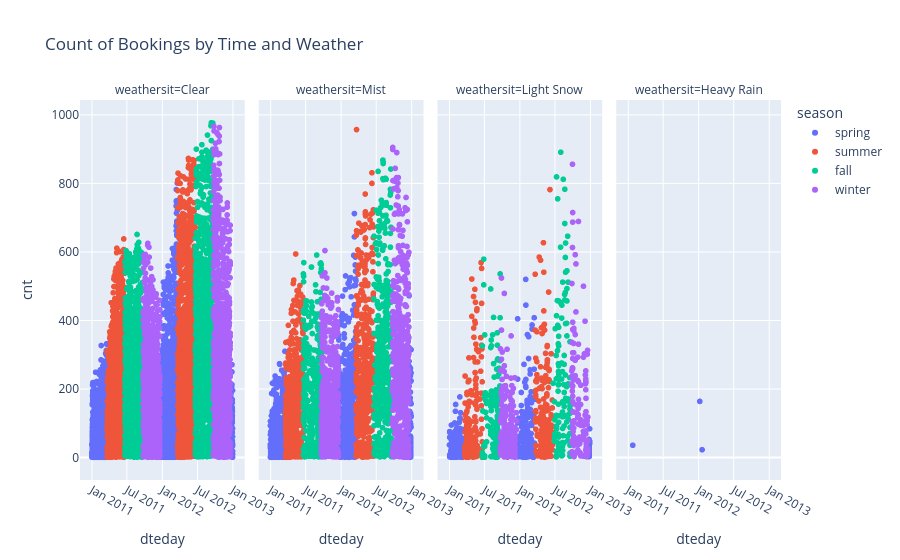

Notebook code for this chart:
### Code cell
import plotly.express as px

# Create separate columns of plots for each weather situation
fig = px.scatter(
    rb, 
    x='dteday', 
    y='cnt', 
    color='season', 
    facet_col='weathersit',  # Creates a separate subplot for each weather type (Clear, Mist, Rain, etc.)
    title='Count of Bookings by Time and Weather'
)

fig.show()

### Figure 1 — Plotly figure (JSON) as saved in the notebook; plotly's stock layout.template omitted (floating-point values rounded to 4 significant figures; data arrays with more than 128 entries replaced by an {"elided": "..."} marker saying what was removed)
{"data": [{"hovertemplate": "season=spring<br>weathersit=Clear<br>dteday=%{x}<br>cnt=%{y}<extra></extra>", "legendgroup": "spring", "marker": {"color": "#636efa", "symbol": "circle"}, "mode": "markers", "name": "spring", "showlegend": true, "type": "scattergl", "x": {"elided": "2652 str values"}, "xaxis": "x", "y": {"elided": "2652 int values"}, "yaxis": "y"}, {"hovertemplate": "season=spring<br>weathersit=Mist<br>dteday=%{x}<br>cnt=%{y}<extra></extra>", "legendgroup": "spring", "marker": {"color": "#636efa", "symbol": "circle"}, "mode": "markers", "name": "spring", "showlegend": false, "type": "scattergl", "x": {"elided": "1183 str values"}, "xaxis": "x2", "y": {"elided": "1183 int values"}, "yaxis": "y2"}, {"hovertemplate": "season=spring<br>weathersit=Light Snow<br>dteday=%{x}<br>cnt=%{y}<extra></extra>", "legendgroup": "spring", "marker": {"color": "#636efa", "symbol": "circle"}, "mode": "markers", "name": "spring", "showlegend": false, "type": "scattergl", "x": {"elided": "364 str values"}, "xaxis": "x3", "y": {"elided": "364 int values"}, "yaxis": "y3"}, {"hovertemplate": "season=spring<br>weathersit=Heavy Rain<br>dteday=%{x}<br>cnt=%{y}<extra></extra>", "legendgroup": "spring", "marker": {"color": "#636efa", "symbol": "circle"}, "mode": "markers", "name": "spring", "showlegend": false, "type": "scattergl", "x": ["2011-01-26T00:00:00.000000", "2012-01-09T00:00:00.000000", "2012-01-21T00:00:00.000000"], "xaxis": "x4", "y": [36, 164, 23], "yaxis": "y4"}, {"hovertemplate": "season=summer<br>weathersit=Clear<br>dteday=%{x}<br>cnt=%{y}<extra></extra>", "legendgroup": "summer", "marker": {"color": "#EF553B", "symbol": "circle"}, "mode": "markers", "name": "summer", "showlegend": true, "type": "scattergl", "x": {"elided": "2859 str values"}, "xaxis": "x", "y": {"elided": "2859 int values"}, "yaxis": "y"}, {"hovertemplate": "season=summer<br>weathersit=Mist<br>dteday=%{x}<br>cnt=%{y}<extra></extra>", "legendgroup": "summer", "marker": {"color": "#EF553B", "symbol": "circle"}, "mode": "markers", "name": "summer", "showlegend": false, "type": "scattergl", "x": {"elided": "1144 str values"}, "xaxis": "x2", "y": {"elided": "1144 int values"}, "yaxis": "y2"}, {"hovertemplate": "season=summer<br>weathersit=Light Snow<br>dteday=%{x}<br>cnt=%{y}<extra></extra>", "legendgroup": "summer", "marker": {"color": "#EF553B", "symbol": "circle"}, "mode": "markers", "name": "summer", "showlegend": false, "type": "scattergl", "x": {"elided": "406 str values"}, "xaxis": "x3", "y": {"elided": "406 int values"}, "yaxis": "y3"}, {"hovertemplate": "season=fall<br>weathersit=Clear<br>dteday=%{x}<br>cnt=%{y}<extra></extra>", "legendgroup": "fall", "marker": {"color": "#00cc96", "symbol": "circle"}, "mode": "markers", "name": "fall", "showlegend": true, "type": "scattergl", "x": {"elided": "3280 str values"}, "xaxis": "x", "y": {"elided": "3280 int values"}, "yaxis": "y"}, {"hovertemplate": "season=fall<br>weathersit=Mist<br>dteday=%{x}<br>cnt=%{y}<extra></extra>", "legendgroup": "fall", "marker": {"color": "#00cc96", "symbol": "circle"}, "mode": "markers", "name": "fall", "showlegend": false, "type": "scattergl", "x": {"elided": "947 str values"}, "xaxis": "x2", "y": {"elided": "947 int values"}, "yaxis": "y2"}, {"hovertemplate": "season=fall<br>weathersit=Light Snow<br>dteday=%{x}<br>cnt=%{y}<extra></extra>", "legendgroup": "fall", "marker": {"color": "#00cc96", "symbol": "circle"}, "mode": "markers", "name": "fall", "showlegend": false, "type": "scattergl", "x": {"elided": "269 str values"}, "xaxis": "x3", "y": {"elided": "269 int values"}, "yaxis": "y3"}, {"hovertemplate": "season=winter<br>weathersit=Clear<br>dteday=%{x}<br>cnt=%{y}<extra></extra>", "legendgroup": "winter", "marker": {"color": "#ab63fa", "symbol": "circle"}, "mode": "markers", "name": "winter", "showlegend": true, "type": "scattergl", "x": {"elided": "2609 str values"}, "xaxis": "x", "y": {"elided": "2609 int values"}, "yaxis": "y"}, {"hovertemplate": "season=winter<br>weathersit=Mist<br>dteday=%{x}<br>cnt=%{y}<extra></extra>", "legendgroup": "winter", "marker": {"color": "#ab63fa", "symbol": "circle"}, "mode": "markers", "name": "winter", "showlegend": false, "type": "scattergl", "x": {"elided": "1248 str values"}, "xaxis": "x2", "y": {"elided": "1248 int values"}, "yaxis": "y2"}, {"hovertemplate": "season=winter<br>weathersit=Light Snow<br>dteday=%{x}<br>cnt=%{y}<extra></extra>", "legendgroup": "winter", "marker": {"color": "#ab63fa", "symbol": "circle"}, "mode": "markers", "name": "winter", "showlegend": false, "type": "scattergl", "x": {"elided": "375 str values"}, "xaxis": "x3", "y": {"elided": "375 int values"}, "yaxis": "y3"}], "layout": {"annotations": [{"font": {}, "showarrow": false, "text": "weathersit=Clear", "x": 0.1175, "xanchor": "center", "xref": "paper", "y": 1, "yanchor": "bottom", "yref": "paper"}, {"font": {}, "showarrow": false, "text": "weathersit=Mist", "x": 0.3725, "xanchor": "center", "xref": "paper", "y": 1, "yanchor": "bottom", "yref": "paper"}, {"font": {}, "showarrow": false, "text": "weathersit=Light Snow", "x": 0.6275, "xanchor": "center", "xref": "paper", "y": 1, "yanchor": "bottom", "yref": "paper"}, {"font": {}, "showarrow": false, "text": "weathersit=Heavy Rain", "x": 0.8825, "xanchor": "center", "xref": "paper", "y": 1, "yanchor": "bottom", "yref": "paper"}], "legend": {"title": {"text": "season"}, "tracegroupgap": 0}, "title": {"text": "Count of Bookings by Time and Weather"}, "xaxis": {"anchor": "y", "domain": [0, 0.235], "title": {"text": "dteday"}}, "xaxis2": {"anchor": "y2", "domain": [0.255, 0.49], "matches": "x", "title": {"text": "dteday"}}, "xaxis3": {"anchor": "y3", "domain": [0.51, 0.745], "matches": "x", "title": {"text": "dteday"}}, "xaxis4": {"anchor": "y4", "domain": [0.765, 1.0], "matches": "x", "title": {"text": "dteday"}}, "yaxis": {"anchor": "x", "domain": [0, 1], "title": {"text": "cnt"}}, "yaxis2": {"anchor": "x2", "domain": [0, 1], "matches": "y", "showticklabels": false}, "yaxis3": {"anchor": "x3", "domain": [0, 1], "matches": "y", "showticklabels": false}, "yaxis4": {"anchor": "x4", "domain": [0, 1], "matches": "y", "showticklabels": false}}}
